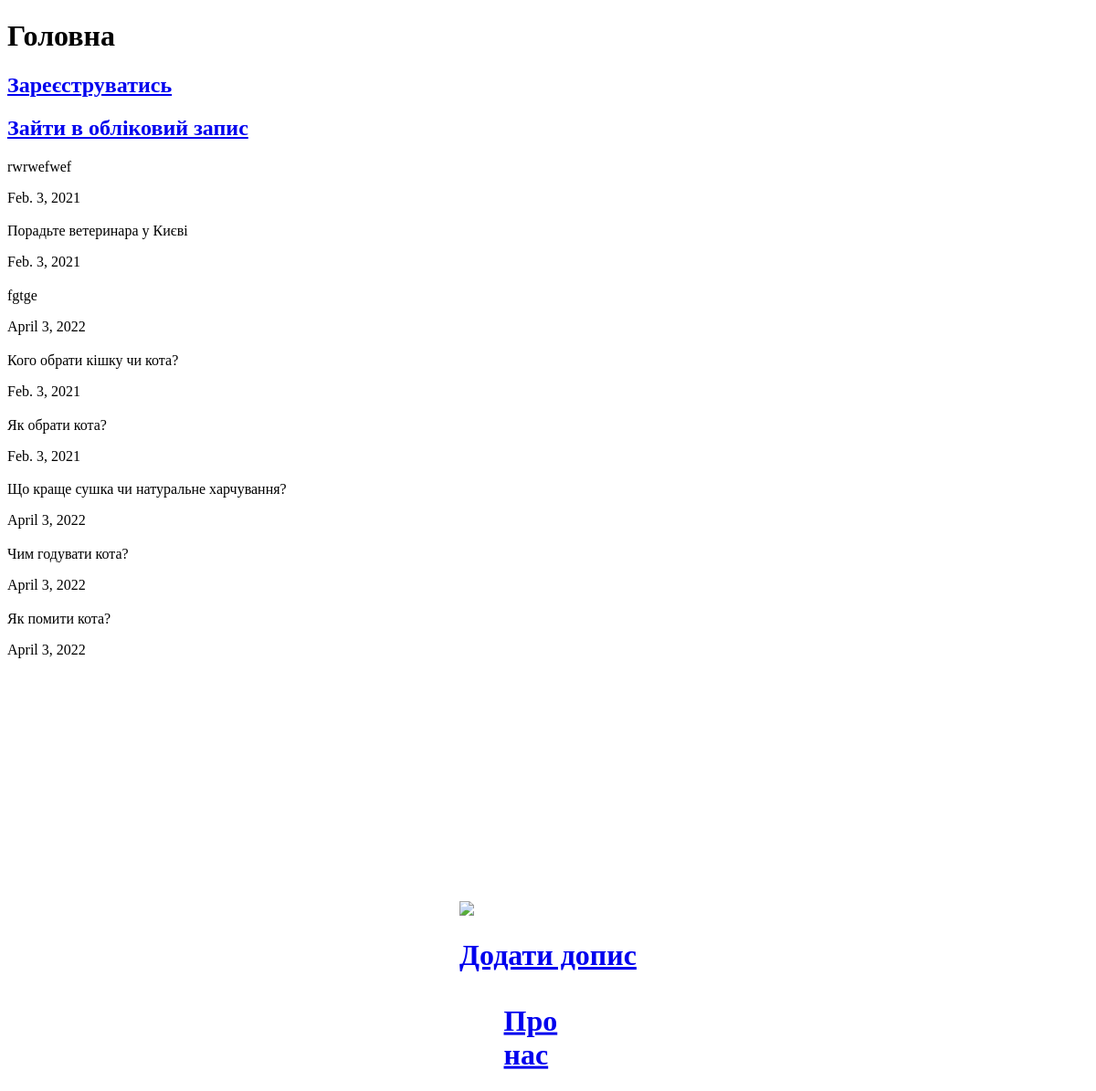
/about_us/, run on an earlier commit of the app's database.
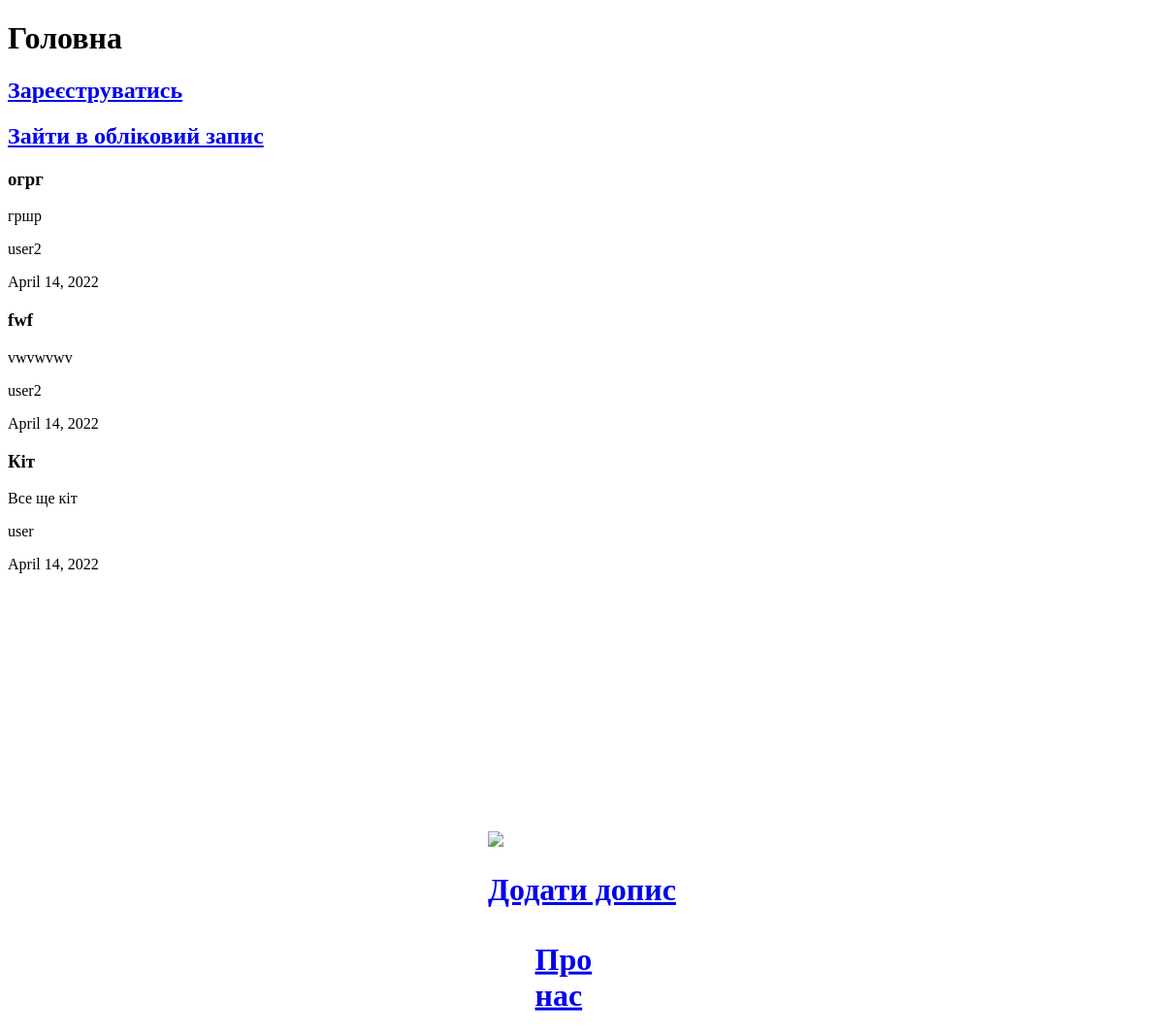
And on a later commit of the database.
### advice_app/models.py (models this page shows, shortened)
class Post(models.Model):
    title = models.CharField("Заголовок", max_length=50)
    question = models.TextField("Питання")
    author = models.ForeignKey(User, on_delete=models.CASCADE)
    answers = models.ManyToManyField(Answer)
    isClosed = models.BooleanField("Cтатус")
    date = models.DateField(auto_now=True)

### advice_app/views.py (the view)
# urls.py: path('', views.index, name='index'),
def index(request):
    posts = Post.objects.order_by('-id')
    return render(request, 'advice_app/index.html', {'posts': posts})

### advice_app/templates/advice_app/index.html (shortened to what this page needs)
{% extends 'advice_app/base.html' %}
{% block content %}
<h1>Головна</h1>
<a href="{% url 'register' %}"><h2>Зареєструватись</h2></a>
<a href="{% url 'login' %}"><h2>Зайти в обліковий запис</h2></a>
{% if posts %}
  {% for i in posts %}
    <div class="alert alert-warning mt-2">
      <h3>{{ i.title }}</h3>
      <p>{{ i.question }}</p>
      <p>{{ i.author }}</p>
      <p>{{ i.date }}</p>
    </div>
  {% endfor %}
{% else %}
  <p>Наразі дописів немає</p>
{% endif %}
<div class="container">
  <div class="center">
    <img src="https://cdn.onlinepets.com/images/art/artikel-kitten-aufziehen-medpets-nl-4-1616590678-1114.jpg"></img></br>
      <a class="center" href="{% url 'about' %}"><h1>Про нас</h1></a>
      <a href="{% url 'add_post' %}"><h1>Додати допис</h1></a>
  </div>
</div>
{% endblock %}

### advice_app/templates/advice_app/base.html (shortened to what this page needs)
<!DOCTYPE html>
<html lang="ukr">
<head>
</head>
<body>
{% block content %}{% endblock %}
</body>
</html>

### advice_app/templates/advice_app/index.html (style rules this page uses)
.container { height: 200px; position: relative; }
.center { margin: 0; position: absolute; top: 150%; left: 50%; -ms-transform: translate(-50%, -50%); transform: translate(-50%, -50%); }

What changed in the data, as far as the page shows it:
removed Post: question "rwrwefwef", date "Feb. 3, 2021"
removed Post: question "Порадьте ветеринара у Києві", date "Feb. 3, 2021"
removed Post: question "fgtge", date "April 3, 2022"
removed Post: question "Кого обрати кішку чи кота?", date "Feb. 3, 2021"
removed Post: question "Як обрати кота?", date "Feb. 3, 2021"
removed Post: question "Що краще сушка чи натуральне харчування?", date "April 3, 2022"
removed Post: question "Чим годувати кота?", date "April 3, 2022"
removed Post: question "Як помити кота?", date "April 3, 2022"
added Post: title "огрг", question "гршр", author "user2", date "April 14, 2022"
added Post: title "fwf", question "vwvwvwv", author "user2", date "April 14, 2022"
added Post: title "Кіт", question "Все ще кіт", author "user", date "April 14, 2022"
